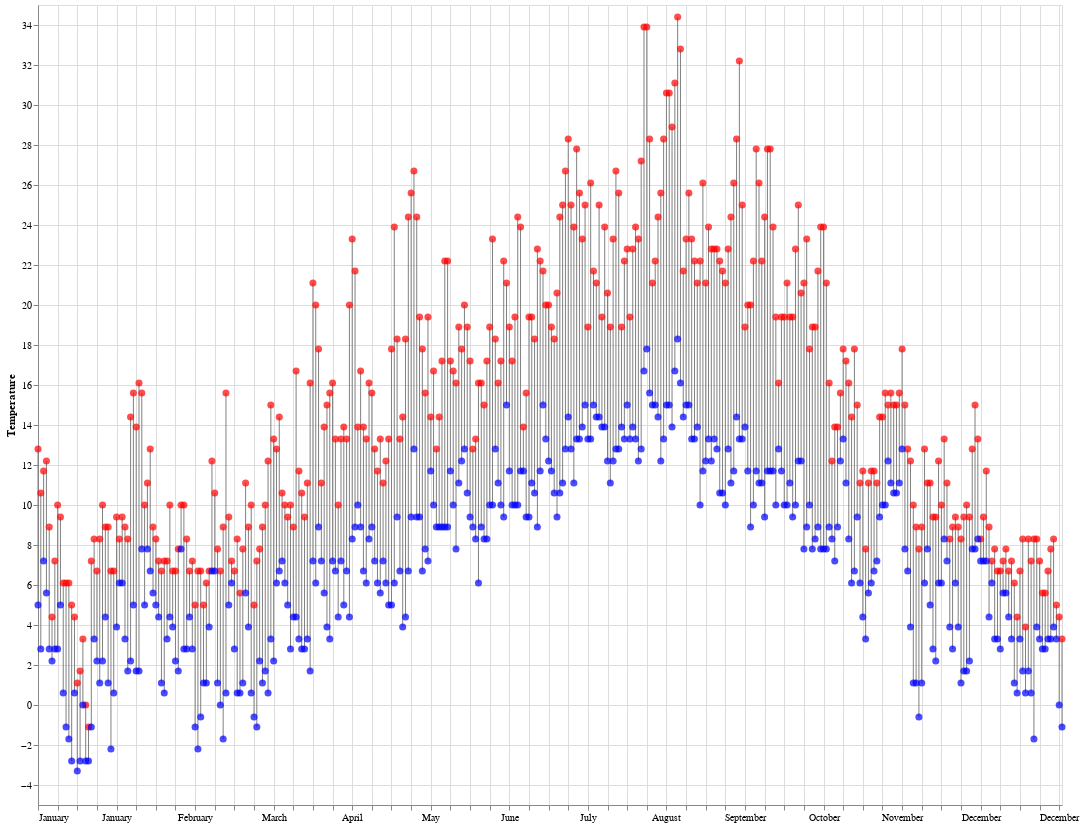

Write notebook code for a chart like this one.
### Markdown cell above
Please use the following cell to generate the desired ranged dot plot

### Code cell
base = alt.Chart(source).properties(width=1024, height=800)

lines = base.mark_line().encode(
    x=alt.X('date:T', axis=alt.Axis(format='%B', title='')),
    y=alt.Y('temp_min:Q', title='Temperature'),
    y2='temp_max:Q',
    color=alt.value('grey')
)

points_max = base.mark_circle(size=50, color='red').encode(
    x='date:T',
    y='temp_max:Q'
)

points_min = base.mark_circle(size=50, color='blue').encode(
    x='date:T',
    y='temp_min:Q'
)

chart = alt.layer(lines, points_max, points_min)

chart.display()

### Figure 1 — Vega-Lite specification as saved in the notebook (floating-point values rounded to 4 significant figures; data arrays with more than 128 entries replaced by an {"elided": "..."} marker saying what was removed)
{"config": {"view": {"continuousWidth": 300, "continuousHeight": 300}}, "layer": [{"mark": {"type": "line"}, "encoding": {"color": {"value": "grey"}, "x": {"axis": {"format": "%B", "title": ""}, "field": "date", "type": "temporal"}, "y": {"field": "temp_min", "title": "Temperature", "type": "quantitative"}, "y2": {"field": "temp_max"}}}, {"mark": {"type": "circle", "color": "red", "size": 50}, "encoding": {"x": {"field": "date", "type": "temporal"}, "y": {"field": "temp_max", "type": "quantitative"}}}, {"mark": {"type": "circle", "color": "blue", "size": 50}, "encoding": {"x": {"field": "date", "type": "temporal"}, "y": {"field": "temp_min", "type": "quantitative"}}}], "data": {"name": "data-670bf4fd40c0ab4336b4dfd6198fe608"}, "height": 800, "width": 1024, "$schema": "https://vega.github.io/schema/vega-lite/v5.16.3.json", "datasets": {"data-670bf4fd40c0ab4336b4dfd6198fe608": {"elided": "366 records"}}}
